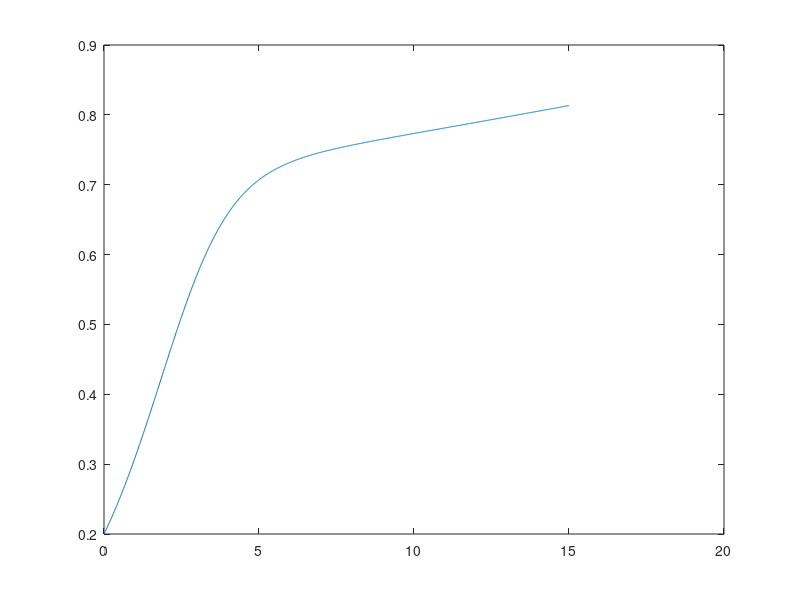

Source code (MATLAB):
clc;clear;close;

dt = 0.01;
t = 0:dt:15;

N = length(t);
y(1) = 0.2;
f = @(t,y) -(y^3)*exp(-0.02*t) + 0.5*y;

for n = 2:N

  y(n) = y(n-1) + f(t(n-1),y(n-1))*dt;

end

plot(t, y);
